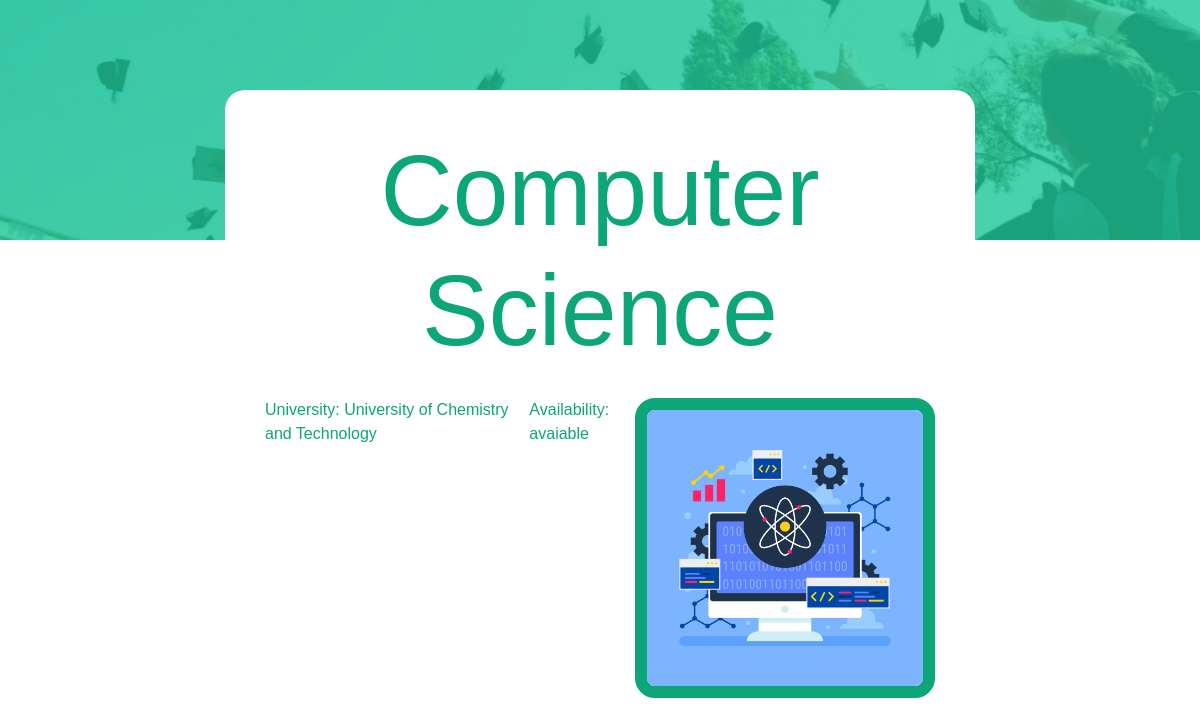
Page /User/details.php?id=2 (signed in) on the committed database.
### tables this page shows
CREATE TABLE `courses` (
  `id` int(11) NOT NULL,
  `subject` varchar(50) DEFAULT NULL,
  `name` varchar(50) DEFAULT NULL,
  `university` varchar(50) DEFAULT NULL,
  `roomNumb` varchar(50) DEFAULT NULL,
  `date` date DEFAULT NULL,
  `end_date` date DEFAULT NULL,
  `teacher` varchar(100) DEFAULT NULL,
  `email` varchar(100) NOT NULL,
  `picture` varchar(255) DEFAULT NULL,
  `language` varchar(50) DEFAULT NULL,
  `duration` varchar(50) DEFAULT NULL,
  `units` varchar(100) DEFAULT NULL,
  `capacity` int(11) NOT NULL,
  `availability` enum('avaiable','not avaiable') DEFAULT NULL
);

### User/details.php (the view, shortened to what this page needs)
<?php
require "../db_connection.php";
if ($_GET["id"]) {
    $id = $_GET["id"];
    $sql = "SELECT * FROM courses WHERE id = {$id}";
    $result = mysqli_query($connection, $sql);
    $rows = mysqli_fetch_all($result, MYSQLI_ASSOC);
}
foreach ($rows as $row) {
    $layout = '
    <div class="detailContainer">
        <div>
            <h1 class="">' . $row["subject"] . '</h1>
        </div>
        <div class="topCard">
            <p class="">University: ' . $row["university"] . '</p>
            <p class="">Availability: ' . $row["availability"] . '</p>
            <img src=../Images/' . $row["picture"] . ' class="" alt="...">
        </div>
    </div>';
}
?>
<!DOCTYPE html>
<html lang="en">
<head>
    <link href="https://cdn.jsdelivr.net/npm/bootstrap@5.3.3/dist/css/bootstrap.min.css" rel="stylesheet">
    <link rel="stylesheet" href="../style/details.css">
</head>
<body>
    <div>
        <div class="detail">
            <div>
                <?= $layout ?>
            </div>
        </div>
    </div>
</body>
</html>

### style/details.css (style rules this page uses)
* { font-family: "Chillax", sans-serif; margin: 0; padding: 0; box-sizing: border-box; }
.detail { color: white; position: absolute; top: 80px; width: 100%; padding: 10px; padding-left: 15%; padding-right: 15%; display: flex; justify-content: space-around; height: 30vh; }

### rows in the picture
courses: subject "Computer Science", university "University of Chemistry and Technology", availability "avaiable", picture (picture)
